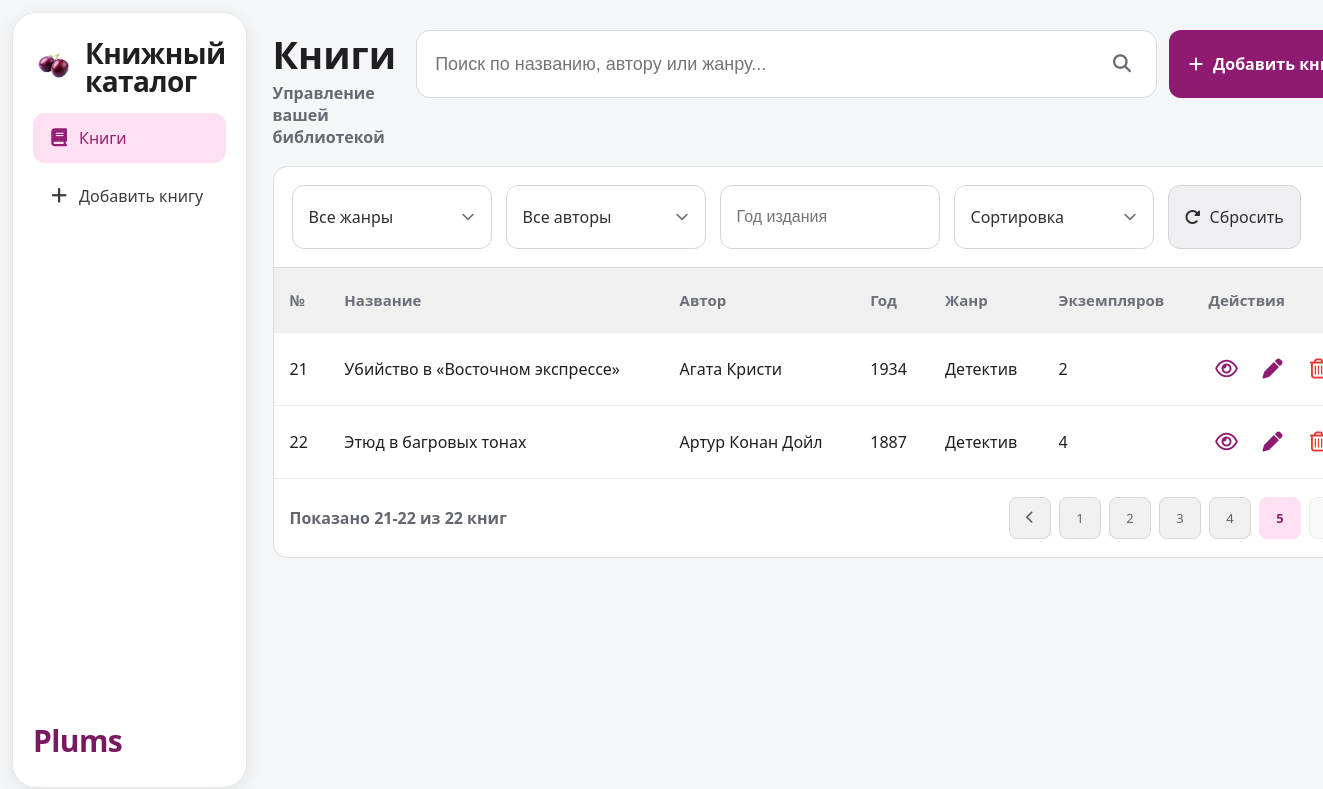
/?sort=title_asc&page=5, run on the app's committed database.
### tables this page shows
CREATE TABLE books (
                id INTEGER PRIMARY KEY AUTOINCREMENT,
                title TEXT NOT NULL,
                author TEXT NOT NULL,
                year INTEGER NOT NULL,
                genre TEXT NOT NULL,
                copies INTEGER NOT NULL DEFAULT 0
            , description TEXT NOT NULL DEFAULT '');

### app.py (the view)
@app.get("/")
def index():
    return render_template("index.html", **build_index_context(request.args))

### app.py (called while the page is built)
@app.template_global()
def filter_url(endpoint: str, filter_query: dict | None = None, **kwargs: Any) -> str:
    params: Dict[str, Any] = dict(filter_query or {})
    params.update(kwargs)
    return url_for(endpoint, **params)

def _ensure_data_dir() -> None:
    DB_FILE.parent.mkdir(parents=True, exist_ok=True)

def get_connection() -> sqlite3.Connection:
    _ensure_data_dir()
    conn = sqlite3.connect(DB_FILE)
    conn.row_factory = sqlite3.Row
    return conn

def _ensure_description_column(conn: sqlite3.Connection) -> None:
    columns = {row["name"] for row in conn.execute("PRAGMA table_info(books)")}
    if "description" not in columns:
        conn.execute("ALTER TABLE books ADD COLUMN description TEXT NOT NULL DEFAULT ''")

def _ensure_copies_table(conn: sqlite3.Connection) -> None:
    conn.execute(
        """
        CREATE TABLE IF NOT EXISTS book_copies (
            id INTEGER PRIMARY KEY AUTOINCREMENT,
            book_id INTEGER NOT NULL,
            copy_num INTEGER NOT NULL,
            inventory_no TEXT NOT NULL,
            status TEXT NOT NULL DEFAULT 'available',
            issued_at TEXT,
            UNIQUE(book_id, copy_num)
        )
        """
    )

def init_db() -> None:
    with get_connection() as conn:
        conn.execute(
            """
            CREATE TABLE IF NOT EXISTS books (
                id INTEGER PRIMARY KEY AUTOINCREMENT,
                title TEXT NOT NULL,
                author TEXT NOT NULL,
                year INTEGER NOT NULL,
                genre TEXT NOT NULL,
                copies INTEGER NOT NULL CHECK (copies >= 0),
                description TEXT NOT NULL DEFAULT ''
            )
            """
        )
        _ensure_description_column(conn)
        _ensure_copies_table(conn)

def load_books() -> List[Book]:
    init_db()
    with get_connection() as conn:
        rows = conn.execute(
            "SELECT id, title, author, year, genre, copies, description FROM books"
        ).fetchall()
    return [
        Book(
            id=row["id"],
            title=row["title"],
            author=row["author"],
            year=row["year"],
            genre=row["genre"],
            copies=row["copies"],
            description=row["description"] or "",
        )
        for row in rows
    ]

def parse_int(value: str, default: int = 0) -> int:
    try:
        return int(value)
    except (TypeError, ValueError):
        return default

### templates/index.html (shortened to what this page needs)
{% extends "base.html" %}
{% block content %}
<div class="top-bar">
  <div class="top-title">
    <h1>Книги</h1>
    <p>Управление вашей библиотекой</p>
  </div>
  <div class="top-actions">
    <form class="search-form" method="get" action="{{ url_for('index') }}">
      <input
        type="text"
        name="q"
        class="search-input"
        placeholder="Поиск по названию, автору или жанру..."
        value="{{ filters.q }}"
      />
      <button type="submit" class="icon-btn" aria-label="Искать">
        <i class="fa-solid fa-magnifying-glass"></i>
      </button>
    </form>
    <a class="add-btn" href="{{ url_for('new_book') }}">
      <i class="fa-solid fa-plus"></i>
      Добавить книгу
    </a>
  </div>
</div>
<form class="filters" method="get" action="{{ url_for('index') }}" id="filters-form">
  <div class="filter-dropdown" data-filter="genre">
    <button type="button" class="filter-dropdown-trigger" aria-expanded="false">
      <span class="filter-dropdown-text">{{ filters.genre if filters.genre else 'Все жанры' }}</span>
      <i class="fa-solid fa-chevron-down"></i>
    </button>
  </div>
  <div class="filter-dropdown" data-filter="author">
    <button type="button" class="filter-dropdown-trigger" aria-expanded="false">
      <span class="filter-dropdown-text">{{ filters.author if filters.author else 'Все авторы' }}</span>
      <i class="fa-solid fa-chevron-down"></i>
    </button>
  </div>
  <input type="text" name="year" placeholder="Год издания" value="{{ filters.year }}" />
  <div class="filter-dropdown" data-filter="sort">
    <button type="button" class="filter-dropdown-trigger" aria-expanded="false">
      <span class="filter-dropdown-text">Сортировка</span>
      <i class="fa-solid fa-chevron-down"></i>
    </button>
  </div>
  <a class="reset-btn" href="{% if filters.q %}{{ url_for('index', q=filters.q) }}{% else %}{{ url_for('index') }}{% endif %}">
    <i class="fa-solid fa-rotate-right"></i>Сбросить
  </a>
</form>
<div class="table-container">
  {% if books %}
  <table>
    <thead>
      <tr>
        <th>№</th>
        <th>Название</th>
        <th>Автор</th>
        <th>Год</th>
        <th>Жанр</th>
        <th>Экземпляров</th>
        <th>Действия</th>
      </tr>
    </thead>
    <tbody>
      {% for book in books %}
      <tr>
        <td>{{ pagination.start + loop.index0 }}</td>
        <td>{{ book.title }}</td>
        <td>{{ book.author }}</td>
        <td>{{ book.year }}</td>
        <td>{{ book.genre }}</td>
        <td>{{ book.copies }}</td>
        <td class="actions">
          <a href="{{ filter_url('view_book', filter_query, book_id=book.id) }}" title="Просмотр"><i class="fa-regular fa-eye"></i></a>
          <a href="{{ filter_url('edit_book', filter_query, book_id=book.id) }}" title="Редактировать"><i class="fa-solid fa-pen"></i></a>
          <a href="{{ filter_url('confirm_delete_book', filter_query, book_id=book.id) }}" title="Удалить" class="delete-link"><i class="fa-regular fa-trash-can"></i></a>
        </td>
      </tr>
      {% endfor %}
    </tbody>
  </table>
  <div class="pagination">
    <span>Показано {{ pagination.start }}-{{ pagination.end }} из {{ pagination.total_books }} книг</span>
    <div class="pages">
      {% if pagination.has_prev %}
      <a href="{{ filter_url('index', filter_query, page=pagination.page - 1) }}">
        <i class="fa-solid fa-chevron-left"></i>
      </a>
      {% else %}
      <span class="page-disabled"><i class="fa-solid fa-chevron-left"></i></span>
      {% endif %}
      {% for p in range(1, pagination.total_pages + 1) %}
      <a href="{{ filter_url('index', filter_query, page=p) }}" class="{% if p == pagination.page %}active-page{% endif %}">
        {{ p }}
      </a>
      {% endfor %}
      {% if pagination.has_next %}
      <a href="{{ filter_url('index', filter_query, page=pagination.page + 1) }}">
        <i class="fa-solid fa-chevron-right"></i>
      </a>
      {% else %}
      <span class="page-disabled"></span>
      {% endif %}
    </div>
  </div>
  {% endif %}
</div>
{% endblock %}

### static/styles.css (style rules this page uses)
* { margin: 0; padding: 0; box-sizing: border-box; }
body { font-family: "Segoe UI", Arial, sans-serif; background: #f5f6f8; color: #1f1f22; font-size: 16px; }
.top-bar { display: flex; justify-content: space-between; align-items: flex-start; margin-bottom: 18px; gap: 20px; }
.top-title { margin-top: 4px; }
.top-bar h1 { font-size: 38px; line-height: 1.1; margin-bottom: 6px; }
.top-bar p { color: #676a72; font-size: 16px; font-weight: 600; }
.top-actions { display: flex; align-items: stretch; gap: 12px; }
.search-form { width: min(920px, 56vw); height: 68px; border: 1px solid #d8d9df; border-radius: 14px; background: #fff; display: flex; align-items: center; padding: 0 10px 0 18px; }
.search-form input { flex: 1; border: none; font-size: 18px; background: transparent; color: #2e2f35; }
.icon-btn { height: 48px; width: 48px; border: none; background: transparent; color: #666a74; cursor: pointer; font-size: 18px; flex-shrink: 0; }
.add-btn { background: #8f1a71; color: #fff; border: none; border-radius: 12px; padding: 0 20px; min-height: 68px; font-size: 16px; font-weight: 700; cursor: pointer; display: inline-flex; align-items: center; gap: 10px; text-decoration: none; white-space: nowrap; }
.filters { background: #fff; padding: 18px; border-radius: 14px 14px 0 0; display: flex; gap: 14px; margin-bottom: 0; border: 1px solid #dbdde2; flex-wrap: wrap; }
.filters input, .filter-dropdown-trigger, .apply-btn, .reset-btn { min-height: 64px; padding: 12px 16px; border-radius: 12px; border: 1px solid #d3d5dc; background: #fff; font-size: 16px; color: #2d2f35; }
.filters input { min-width: 220px; width: 220px; }
.filter-dropdown { position: relative; min-width: 200px; }
.filter-dropdown-trigger { width: 100%; min-width: 200px; display: inline-flex; align-items: center; justify-content: space-between; gap: 12px; cursor: pointer; font-family: inherit; white-space: nowrap; }
.filter-dropdown-trigger i { font-size: 13px; color: #6d7078; transition: transform 0.2s; }
.reset-btn { text-decoration: none; display: inline-flex; align-items: center; gap: 9px; background: #efeff2; cursor: pointer; }
.table-container { background: #fff; border-radius: 0 0 14px 14px; overflow: hidden; border: 1px solid #dbdde2; border-top: none; }
table { width: 100%; border-collapse: collapse; }
thead { background: #f0f0f1; }
th, td { padding: 22px 16px; text-align: left; font-size: 16px; }
th { color: #6d7078; font-size: 15px; font-weight: 600; }
tbody tr { border-top: 1px solid #ececf0; }
.actions { display: flex; align-items: center; gap: 10px; }
.actions a { color: #8f1a71; text-decoration: none; font-size: 20px; width: 36px; text-align: center; }
.actions a.delete-link { color: #e53935; }
.danger-btn, .delete-link { background: transparent; color: #e53935; border: none; font-size: 22px; padding: 4px; cursor: pointer; text-decoration: none; display: inline-flex; align-items: center; justify-content: center; width: 36px; }
.pagination { display: flex; justify-content: space-between; align-items: center; padding: 18px 16px; border-top: 1px solid #ececf0; }
.pagination span { color: #63666f; font-size: 16px; font-weight: 600; }
.pages { display: flex; gap: 8px; align-items: center; }
.pages a, .page-disabled { width: 42px; height: 42px; border: 1px solid #d7d8de; border-radius: 8px; background: #f0f0f1; display: inline-flex; align-items: center; justify-content: center; text-decoration: none; cursor: pointer; font-size: 13px; color: #5f636b; }
.active-page { background: #ffdff2 !important; color: #902172 !important; font-weight: bold; border-color: #ffdff2 !important; }
.page-disabled { opacity: 0.45; cursor: default; }

### data on the page
books: start "21", title "Убийство в «Восточном экспрессе»", author "Агата Кристи", year "1934", genre "Детектив", copies "2"
books: start "22", title "Этюд в багровых тонах", author "Артур Конан Дойл", year "1887", genre "Детектив", copies "4"

### other printed values
{{ filters.genre if filters.genre else 'Все жанры' }} "Все жанры"
{{ filters.author if filters.author else 'Все авторы' }} "Все авторы"
{{ pagination.start }} "21"
{{ pagination.end }} "22"
{{ pagination.total_books }} "22"
{{ p }} "1" "2" "3" "4" "5"
